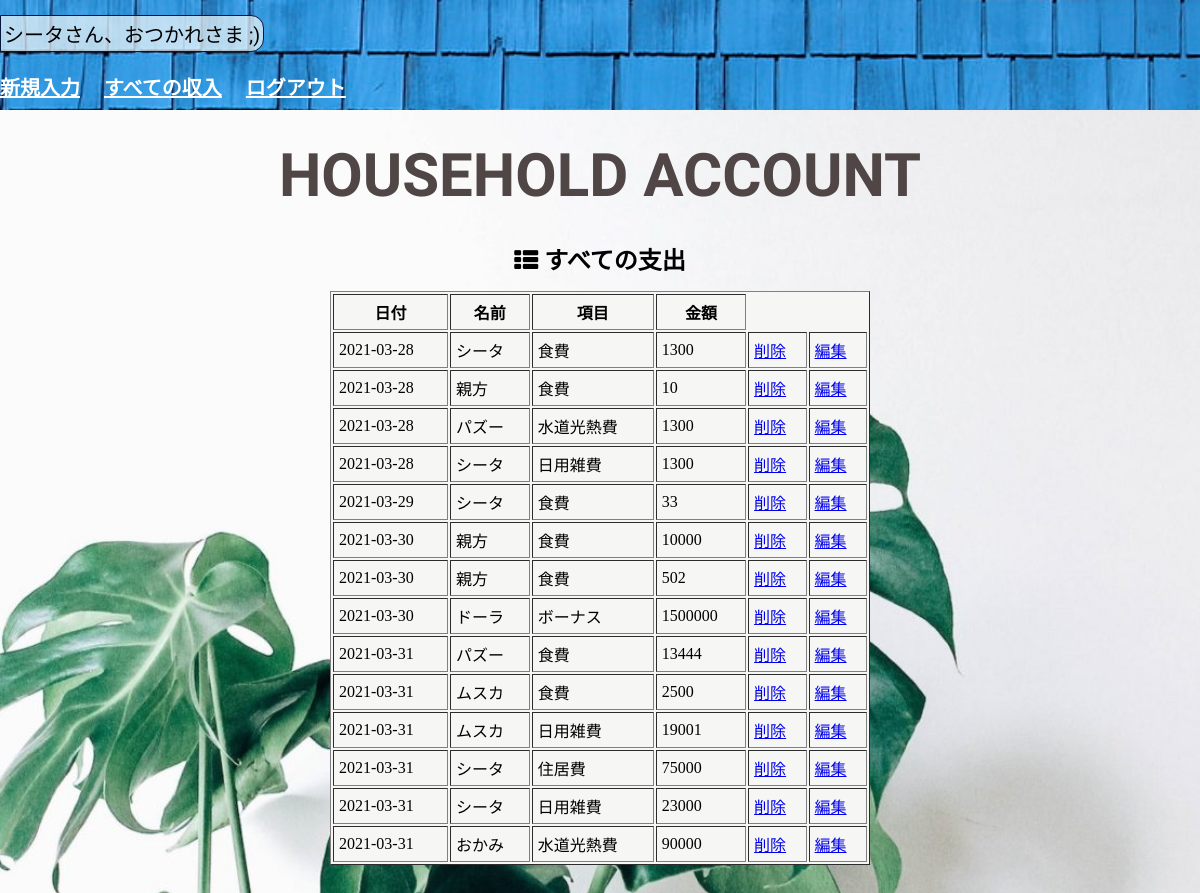
The app's page /expenses.php (signed in) with its own data.
### tables this page shows
CREATE TABLE `money_table` (
  `id` int(12) NOT NULL,
  `name` varchar(30) NOT NULL,
  `balance` varchar(5) NOT NULL,
  `item` varchar(30) NOT NULL,
  `howmuch` int(8) NOT NULL,
  `indate` date NOT NULL
);

### expenses.php (the view, shortened to what this page needs)
<?php
$name = $_SESSION["name"];
try {
    $pdo = new PDO('mysql:dbname=hha_db;charset=utf8;host=localhost','root','root');
    } catch (PDOException $e) {
      exit('データベースに接続できませんでした。'.$e->getMessage());
    }
$stmt = $pdo->prepare("SELECT * FROM money_table WHERE balance = '支出'");
$status = $stmt->execute();
$view="";
if($status == false) {
    $error = $stmt->errorInfo();
    exit("ErrorQuery:".$error[2]);
}else{
    while($result = $stmt->fetch(PDO::FETCH_ASSOC)) {
        $view .= "<tr>".
        "<td>".$result['indate']."</td>".
        "<td>".$result['name']."</td>".
        "<td>".$result['item']."</td>".
        "<td>".$result['howmuch']."</td>".
        "<td>"."<a class='btn_dlt' href=ex_delete.php?id=" . $result['id'] . ">削除</a>"."</td>".
        "<td>"."<a href=update_form.php?id=" . $result['id'] . ">編集</a>"."</td>".
        "</tr>";
    }
}
?>
<!DOCTYPE html>
<html lang="ja">
<head>
    <link rel="stylesheet" href="style.css">
    <link rel="stylesheet" href="https://maxcdn.bootstrapcdn.com/font-awesome/4.4.0/css/font-awesome.min.css">
</head>
<body>
<header>
    <p><?= $name ?>さん、おつかれさま ;)</p>
    <nav>
        <a href="index.php">新規入力</a>
        <a href="incomes.php">すべての収入</a>
        <a href="logout.php">ログアウト</a>
    </nav>
</header>
<div class="theme">
    <h1>HOUSEHOLD ACCOUNT</h1>
</div>
<div class="theme2">
    <h2><i class="fa fa-th-list "></i> すべての支出</h2>
</div>
<div class="table ex">
    <table border="1">
        <thead>
            <tr>
                <th>日付</th>
                <th>名前</th>
                <th>項目</th>
                <th>金額</th>
            </tr>
        </thead>
        <tbody>
            <?= $view ?>
        </tbody>
    </table>
</div>
</body>
</html>

### style.css (style rules this page uses)
body { background-image: url(./img/white_wall.jpg); background-size: cover; margin: 0 0 8px; }
p, .theme2, label, nav a { font-family: 'Kosugi Maru', sans-serif; }
header { height: 110px; width: -webkit-fill-available; background-image: url(./img/blue.jpg); background-size: cover; }
p { margin-top: 15px; font-size: 20px; background-color: #fdfdfaab; display: inline-block; border: rgb(4 22 57) 1px solid; border-radius: 0 13px 13px 0; padding: 3px; }
nav a { color: #fff; margin-right: 20px; font-weight: bold; font-size: 20px; }
h1 { font-family: 'New Tegomin', serif; font-size: 60px; margin: 30px auto; text-align: center; color: #504646; }
.theme2 { text-align: center; margin-bottom: 15px; }
.theme2 h2 { margin-bottom: 0; }
table { width: 45%; margin: 0 auto 70px; background-color: #f6f7f4; }
table th, table td { padding: 5px; }

### records on screen
money_table: indate "2021-03-28", name "シータ", item "食費", howmuch "1300"
money_table: indate "2021-03-28", name "親方", item "食費", howmuch "10"
money_table: indate "2021-03-28", name "パズー", item "水道光熱費", howmuch "1300"
money_table: indate "2021-03-28", name "シータ", item "日用雑費", howmuch "1300"
money_table: indate "2021-03-29", name "シータ", item "食費", howmuch "33"
money_table: indate "2021-03-30", name "親方", item "食費", howmuch "10000"
money_table: indate "2021-03-30", name "親方", item "食費", howmuch "502"
money_table: indate "2021-03-30", name "ドーラ", item "ボーナス", howmuch "1500000"
money_table: indate "2021-03-31", name "パズー", item "食費", howmuch "13444"
money_table: indate "2021-03-31", name "ムスカ", item "食費", howmuch "2500"
money_table: indate "2021-03-31", name "ムスカ", item "日用雑費", howmuch "19001"
money_table: indate "2021-03-31", name "シータ", item "住居費", howmuch "75000"
money_table: indate "2021-03-31", name "シータ", item "日用雑費", howmuch "23000"
money_table: indate "2021-03-31", name "おかみ", item "水道光熱費", howmuch "90000"

### other values on screen
$name "シータ"
